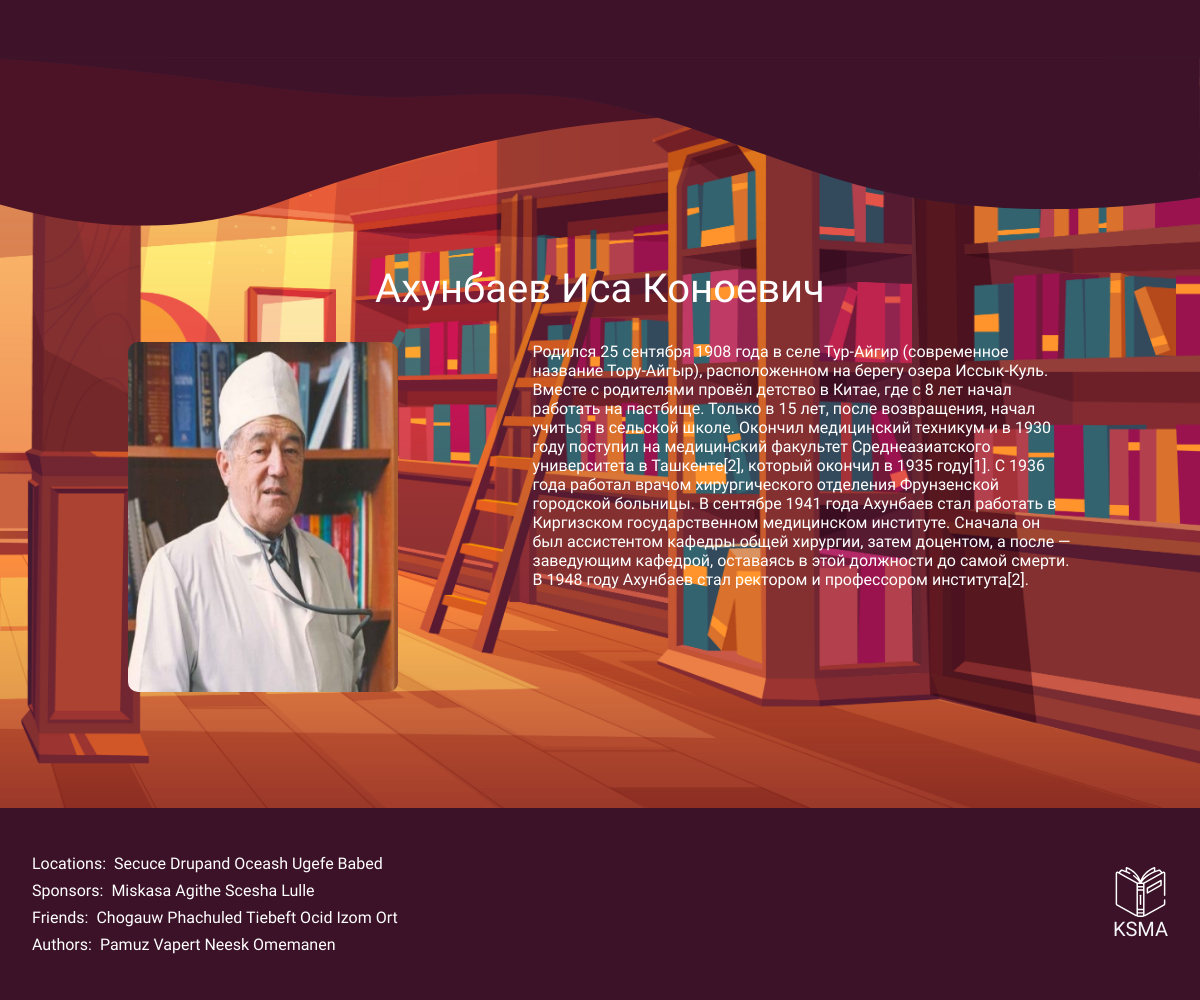
The app's page / (lower part), older data.
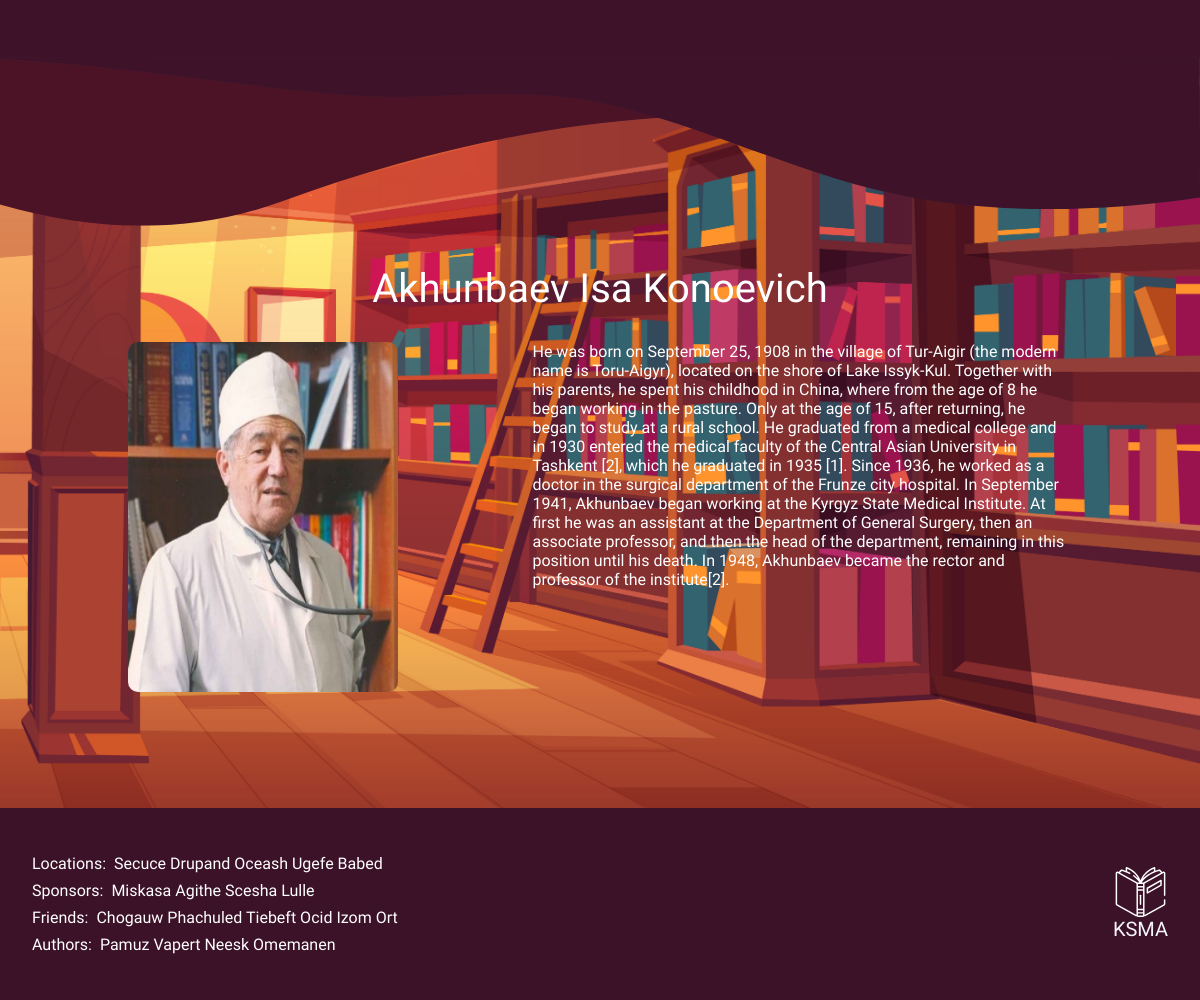
The same page, newer data.
### users/models.py (models this page shows)
class PersonModal(models.Model):
    name = models.CharField(max_length=150)
    text = models.TextField()
    image = models.ImageField(upload_to='')

### users/views.py (the view)
# urls.py: path('', HomeView.as_view(), name='users-home'),
class HomeView(generic.ListView):
    template_name = 'users/home.html'
    def get_queryset(self):
        books = AllBooksModel.objects.all()[::-1]
        books = books[:9]
        data = PersonModal.objects.all()
        context = {
        'books': books,
        'data':data,
        }
        return context

### users/templates/users/home.html (shortened to what this page needs)
{% extends 'index.html' %}
{% block content %}
<div class="section">
    <div class="sec_carousel_div">
        <div class="left_sec_svg">
        </div>
    </div>
    <div class="section2" style="background-image: url(./media/lib2.jpg);">
        {% for i in object_list.data %}
        <div class="per_div">
            <h1 class="per_div_h">{{i.name}}</h1>
            <div class="per_div_child">
                <img src="{{i.image.url}}" alt="person" class="per_image">
                <p class="per_p">{{i.text}}</p>
            </div>
        </div>
        {% endfor %}
    </div>
</div>
{% endblock %}

### users/templates/index.html (shortened to what this page needs)
{% load static %}
<!DOCTYPE html>
<html lang="en">
<head>
    <link rel="stylesheet" href="{% static 'home.css' %}">
    <link rel="stylesheet" href="{% static 'index.css' %}">
    <link rel="stylesheet" href="{% static 'notes.css' %}">
    <link rel="stylesheet" href="{% static 'search.css' %}">
    <link rel="stylesheet" href="{% static 'delete.css' %}">
    <link rel="stylesheet" href="{% static 'AboutBook.css' %}">
    <link rel="stylesheet" href="{% static 'profile.css' %}">
    <link rel="stylesheet" href="{% static 'books.css' %}">
    <link rel="stylesheet" href="{% static 'login.css' %}">
    <link rel="stylesheet" href="{% static 'register.css' %}">
    <link rel="stylesheet" href="{% static 'update.css' %}">
    <link rel="stylesheet" href="{% static 'add.css' %}">
    <link rel="stylesheet" href="{% static 'password.css' %}">
</head>
<body>
    <div class="big_wrap">
        {% block content %}
        {% endblock %}
        <footer class="footer">
            <div class="content">
                <div>
                    <div><b>Locations:</b>Secuce Drupand Oceash Ugefe Babed</div>
                    <div><b>Sponsors:</b>Miskasa Agithe Scesha Lulle</div>
                    <div><b>Friends:</b>Chogauw Phachuled Tiebeft Ocid Izom Ort</div>
                    <div><b>Authors:</b>Pamuz Vapert Neesk Omemanen</div>
                </div>
                <div><a href="/">
                        <div class="logoDiv" style="flex-direction: column;">
                            <p class="logoP" style="font-size: 20px;">KSMA</p>
                        </div>
                    </a>
                </div>
            </div>
        </footer>
    </div>
</body>
</html>

### static/home.css (style rules this page uses)
* { margin: 0; padding: 0; box-sizing: border-box; color: white; font-family: 'Arima Madurai', cursive; }
:root { --d: 2500ms; --angle: 90deg; --gradX: 100%; --gradY: 50%; --c1: rgb(255, 255, 255); --c2: rgba(168, 239, 255, 0.1); }
.section { width: 100%; background-color: #3e1229; border: none; display: flex; align-items: center; justify-content: center; flex-wrap: wrap; gap: 30px; }
.section2 { position: relative; width: 100%; height: 750px; background-size: 100% 100%; background-repeat: no-repeat; display: flex; justify-content: center; align-items: center; }
.wave2 { width: 100%; top: 0px; left: 0; position: absolute; transform: rotate(180deg); }
.sec_carousel_div { width: 90%; margin: auto; display: flex; justify-content: space-between; align-items: center; }
.left_sec_svg { width: 200px; height: 400px; display: flex; align-items: center; justify-content: center; }
.per_div { width: 90%; height: auto; display: flex; flex-direction: column; padding-top: 90px; }
.per_div_h { text-align: center; font-size: 40px; }
.per_div_child { display: flex; width: 100%; align-items: flex-start; justify-content: space-around; margin-top: 30px; }
.per_p { width: 50%; }
.per_image { width: 25%; height: 350px; border-radius: 10px; }

### static/index.css (style rules this page uses)
body { overflow-x: hidden; }
* { margin: 0; padding: 0; box-sizing: border-box; color: white; font-family: 'Arima Madurai', cursive; font-weight: normal; }
:root { --d: 2500ms; --angle: 90deg; --gradX: 100%; --gradY: 50%; --c1: rgb(255, 255, 255); --c2: rgba(168, 239, 255, 0.1); }
.big_wrap { display: flex; flex-direction: column; }
.logoDiv { height: 100%; display: flex; align-items: center; }
.logo { width: 55px; height: 50px; }
.logoP { font-size: 40px; margin: 0px; }
.footer { z-index: 1; --footer-background: #3c1228; display: grid; position: relative; grid-area: footer; min-height: 12rem; }
.footer .content { z-index: 2; display: grid; grid-template-columns: 1fr auto; grid-gap: 4rem; padding: 2rem; background: var(--footer-background); }
.footer .content a, .footer .content p { color: #f5f7fa; text-decoration: none; }
.footer .content b { color: white; }
.footer .content p { margin: 0; font-size: 0.75rem; }
.footer .content > div { display: flex; flex-direction: column; justify-content: center; }
.footer .content > div > div { margin: 0.25rem 0; }
.footer .content > div > div > * { margin-right: 0.5rem; }

### static/notes.css (style rules this page uses)
a { text-decoration: none; }

Row changes from the older to the newer data that the page shows:
changed PersonModal: name "Ахунбаев Иса Коноевич" → "Akhunbaev Isa Konoevich"; text "Родился 25 сентября 1908 года в селе Тур-Айгир (современное название Тору-Айгыр), расположенном на берегу озера Иссык-Куль. Вместе с родителями провёл детство в Китае, где с 8 лет начал работать на пастбище. Только в 15 лет, после возвращения, начал учиться в сельской школе. Окончил медицинский техникум и в 1930 году поступил на медицинский факультет Среднеазиатского университета в Ташкенте[2], который окончил в 1935 году[1]. С 1936 года работал врачом хирургического отделения Фрунзенской городской больницы. В сентябре 1941 года Ахунбаев стал работать в Киргизском государственном медицинском институте. Сначала он был ассистентом кафедры общей хирургии, затем доцентом, а после — заведующим…" → "He was born on September 25, 1908 in the village of Tur-Aigir (the modern name is Toru-Aigyr), located on the shore of Lake Issyk-Kul. Together with his parents, he spent his childhood in China, where from the age of 8 he began working in the pasture. Only at the age of 15, after returning, he began to study at a rural school. He graduated from a medical college and in 1930 entered the medical faculty of the Central Asian University in Tashkent [2], which he graduated in 1935 [1]. Since 1936, he worked as a doctor in the surgical department of the Frunze city hospital. In September 1941, Akhunbaev began working at the Kyrgyz State Medical Institute. At first he was an assistant at the…"
